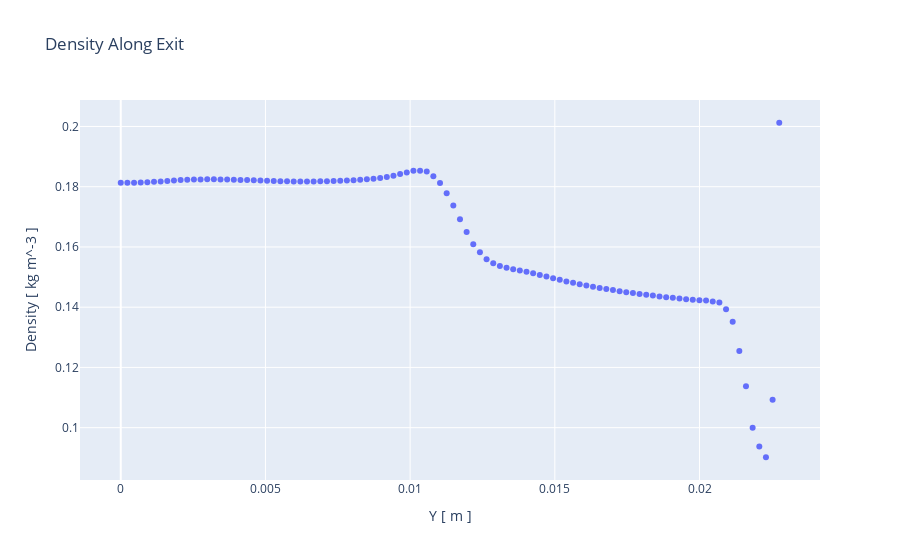

The code cell stored with this chart in its notebook:
### Markdown cell above
# Thrust Calculation
I will be calculating the thrust from a rocket nozzle given the exit conditions of the CFD simulation. All units are in SI.

### Code cell
import pandas as pd
import numpy as np
import plotly.express as px

# Importing the data and plotting
rho = pd.read_csv("Original Nozzle Exit Data/ExitDensity.csv")
vel = pd.read_csv("Original Nozzle Exit Data/ExitVelocity.csv")
pre = pd.read_csv("Original Nozzle Exit Data/ExitPressure.csv")

# Density plot
px.scatter(rho, x='Y [ m ]', y='Density [ kg m^-3 ]', 
           title="Density Along Exit")
